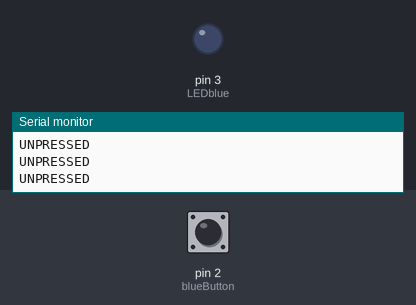
Simulated run of this sketch. Board: Arduino Uno, built with avr-gcc and run on an emulated ATmega328P. Shown: output pins drawn as LEDs (lit = HIGH), the last lines printed to the serial monitor. Dashed ring = blinking. Inputs (shaded band) come from the test bench; at power-on: pin 2 (blueButton) LOW.

Above: at 1.2 s.
1.3 s: pin 2 (blueButton) pulled HIGH for 0.15 s
At 1.39 s:
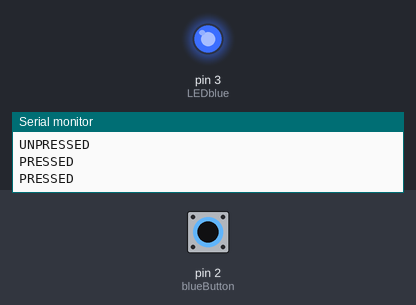
2.9 s: pin 2 (blueButton) pulled HIGH for 1 s
At 5.3 s:
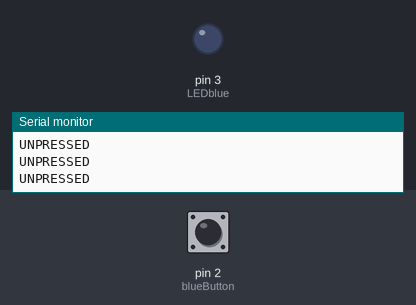
6.9 s: pin 2 (blueButton) pulled HIGH for 3.2 s
At 7.9 s:
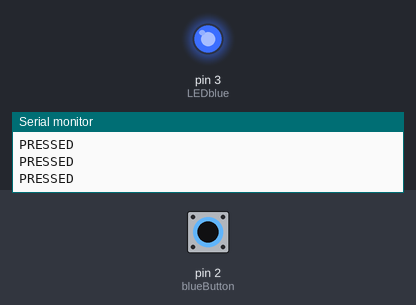
13.1 s: pin 2 (blueButton) pulsed HIGH 2 times (0.12 s each, 0.3 s apart)
At 13.47 s:
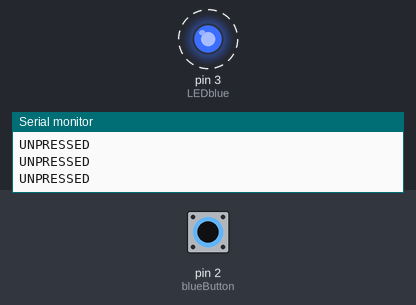
16.7 s: pin 2 (blueButton) pulsed HIGH 5 times (0.12 s each, 0.3 s apart)
At 19.4 s:
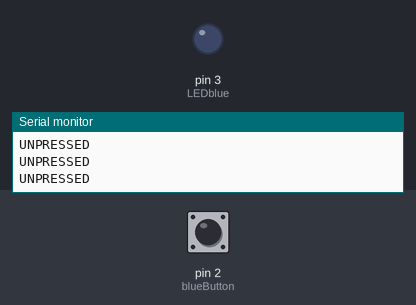
Timing chart, 0 to 20.9 s (numbered marks = the images above; inputs shaded):
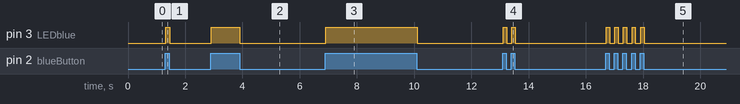

Measured:
- after the input at 1.3 s, pin 3 (LEDblue): LOW → HIGH at once, → LOW 0.15 s later
- after the input at 2.9 s, pin 3 (LEDblue): LOW → HIGH at once, → LOW 0.99 s later
- after the input at 6.9 s, pin 3 (LEDblue): LOW → HIGH at once, → LOW 3.2 s later
- after the input at 13.1 s, pin 3 (LEDblue): alternates HIGH for 0.12 s and LOW for 0.18 s, 4 changes in all, then stays LOW, starting at once
- after the input at 16.7 s, pin 3 (LEDblue): alternates HIGH for 0.12 s and LOW for 0.18 s, 10 changes in all, then stays LOW, starting at once

The sketch:

button.ino
```cpp
// LED SetUp
const int LEDblue = 3 ; // when this LED is on, the accelerometer will be calibrating
const int blueButton = 2 ;

void setup() {
  Serial.begin(9600);
  // put your setup code here, to run once:
  pinMode(LEDblue, OUTPUT);
  pinMode(blueButton, INPUT);

}

void loop() {
  // callibration setup
  if (digitalRead(blueButton) == HIGH) { //button is pressed
    Serial.println("PRESSED");
    //callibration() ; // call the calibration code
    digitalWrite(LEDblue, HIGH);
    //delay(500);
  }else {
    Serial.println("UNPRESSED");
    digitalWrite(LEDblue, LOW);
  }

}
```
